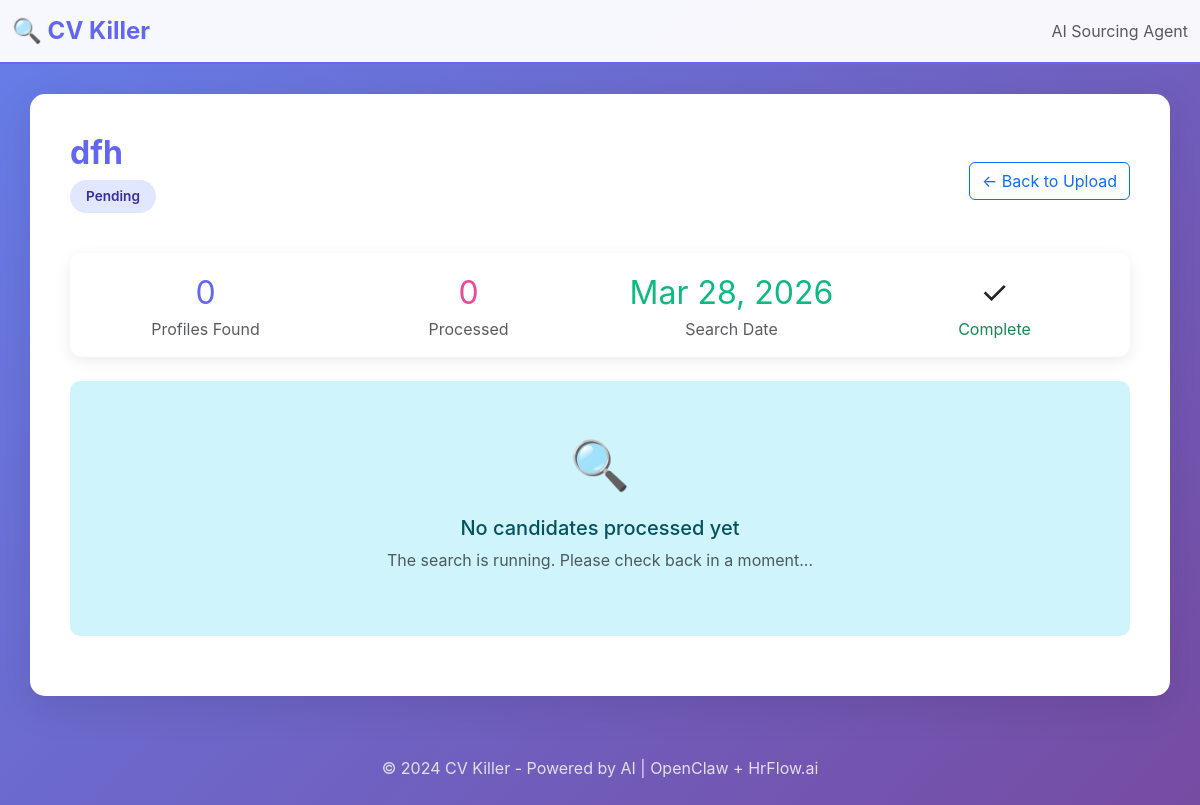
Page /search/2/ on the committed database.
### sourcing/models.py (models this page shows, shortened)
class SearchSession(models.Model):
    STATUS_CHOICES = [
        ('pending', 'Pending'),
        ('running', 'Running'),
        ('completed', 'Completed'),
        ('failed', 'Failed'),
    ]
    job_offer = models.ForeignKey(JobOffer, on_delete=models.CASCADE, related_name='search_sessions')
    status = models.CharField(max_length=20, choices=STATUS_CHOICES, default='pending')
    search_query = models.TextField()  # Extracted or user-provided search query
    openclaw_results_count = models.IntegerField(default=0)
    created_at = models.DateTimeField(auto_now_add=True)
    updated_at = models.DateTimeField(auto_now=True)
    error_message = models.TextField(blank=True, null=True)
    class Meta:
        ordering = ['-created_at']

class JobOffer(models.Model):
    title = models.CharField(max_length=255)
    description = models.TextField()
    file = models.FileField(
        upload_to='job_offers/',
        validators=[FileExtensionValidator(allowed_extensions=['pdf', 'txt', 'docx'])]
    )
    created_at = models.DateTimeField(auto_now_add=True)
    updated_at = models.DateTimeField(auto_now=True)
    class Meta:
        ordering = ['-created_at']
        verbose_name = 'Job Offer'
        verbose_name_plural = 'Job Offers'

### sourcing/views.py (the view)
# urls.py: path('search/<int:search_session_id>/', views.search_results, name='search_results'),
def search_results(request, search_session_id):
    search_session = get_object_or_404(SearchSession, id=search_session_id)
    candidates = (
        CandidateProfile.objects
        .filter(search_session=search_session)
        .select_related('score')
        .order_by('-score__hrflow_score', '-score__match_percentage')
    )
    paginator = Paginator(candidates, 10)
    page_number = request.GET.get('page', 1)
    page_obj = paginator.get_page(page_number)
    context = {
        'search_session': search_session,
        'page_obj': page_obj,
        'candidates': page_obj.object_list,
        'total_candidates': candidates.count(),
    }
    return render(request, 'sourcing/results.html', context)

### templates/sourcing/results.html (shortened to what this page needs)
{% extends 'base.html' %}
{% block content %}
<div class="row">
    <div class="col-lg-12">
        <div class="d-flex justify-content-between align-items-center mb-4">
            <div>
                <h1 class="page-title mb-2">{{ search_session.job_offer.title }}</h1>
                <p class="text-muted">
                    <span class="status-badge status-{{ search_session.status }}">
                        {{ search_session.get_status_display }}
                    </span>
                </p>
            </div>
            <a href="{% url 'index' %}" class="btn btn-outline-primary">← Back to Upload</a>
        </div>
        <div class="card mb-4">
            <div class="card-body">
                <div class="row">
                    <div class="col-md-3">
                        <div class="text-center">
                            <div style="font-size: 2rem; color: var(--primary-color);">{{ search_session.openclaw_results_count }}</div>
                            <div class="text-muted">Profiles Found</div>
                        </div>
                    </div>
                    <div class="col-md-3">
                        <div class="text-center">
                            <div style="font-size: 2rem; color: var(--secondary-color);">{{ candidates|length }}</div>
                            <div class="text-muted">Processed</div>
                        </div>
                    </div>
                    <div class="col-md-3">
                        <div class="text-center">
                            <div style="font-size: 2rem; color: var(--success-color);">{{ search_session.created_at|date:"M d, Y" }}</div>
                            <div class="text-muted">Search Date</div>
                        </div>
                    </div>
                    <div class="col-md-3">
                        <div class="text-center" id="status-indicator">
                            {% if search_session.status == 'running' %}
                            <div class="loading-spinner" style="margin: 0 auto 10px;"></div>
                            <div class="text-muted">Processing...</div>
                            {% elif search_session.status == 'failed' %}
                            <div style="font-size: 2rem;">⚠️</div>
                            <div class="text-danger">Failed</div>
                            {% else %}
                            <div style="font-size: 2rem;">✓</div>
                            <div class="text-success">Complete</div>
                            {% endif %}
                        </div>
                    </div>
                </div>
            </div>
        </div>
        {% if candidates %}
        <div class="card">
            <div class="table-container">
                <table class="table table-hover">
                    <thead>
                        <tr>
                            <th>Rank</th>
                            <th>Candidate Name</th>
                            <th>Source</th>
                            <th>Match Score</th>
                            <th>Match %</th>
                            <th>Your Feedback</th>
                            <th>Actions</th>
                        </tr>
                    </thead>
                    <tbody>
                        {% for candidate in candidates %}
                        <tr>
                            <td>
                                <span class="badge" style="background: linear-gradient(135deg, var(--primary-color), var(--secondary-color)); color: white;">
                                    #{{ forloop.counter }}
                                </span>
                            </td>
                            <td>
                                <strong>{{ candidate.candidate_name }}</strong>
                            </td>
                            <td>
                                <a href="{{ candidate.source_url }}" target="_blank"
                                   class="text-decoration-none">
                                    {{ candidate.source_name }}
                                </a>
                            </td>
                            <td>
                                <div style="font-weight: 700; color: var(--primary-color);">
                                    {{ candidate.score.hrflow_score|floatformat:1 }}/100
                                </div>
                            </td>
                            <td>
                                <div class="progress" style="height: 25px; border-radius: 12px;">
                                    <div class="progress-bar"
                                         style="width: {{ candidate.score.match_percentage }}%; background: linear-gradient(90deg, var(--primary-color), var(--secondary-color));"
                                         role="progressbar">
                                        {{ candidate.score.match_percentage|floatformat:0 }}%
                                    </div>
                                </div>
                            </td>
                            <td>
                                <form method="POST" action="{% url 'update_feedback' candidate.id %}"
                                      class="d-flex gap-1" style="gap: 5px;">
                                    {% csrf_token %}
                                    <select name="feedback" class="form-select form-select-sm"
                                            onchange="this.form.submit()"
                                            style="max-width: 130px;">
                                        <option value="pending" {% if candidate.score.user_feedback == 'pending' %}selected{% endif %}>
                                            Pending
                                        </option>
                                        <option value="relevant" {% if candidate.score.user_feedback == 'relevant' %}selected{% endif %}>
                                            ✓ Relevant
                                        </option>
                                        <option value="maybe" {% if candidate.score.user_feedback == 'maybe' %}selected{% endif %}>
                                            ~ Maybe
                                        </option>
                                        <option value="irrelevant" {% if candidate.score.user_feedback == 'irrelevant' %}selected{% endif %}>
                                            ✗ Irrelevant
                                        </option>
                                    </select>
                                </form>
                            </td>
                            <td>
                                <a href="{% url 'candidate_detail' candidate.id %}"
                                   class="btn btn-sm btn-outline-primary">
                                    View Profile
                                </a>
                            </td>
                        </tr>
                        {% endfor %}
                    </tbody>
                </table>
            </div>
        </div>
        {% if page_obj.has_other_pages %}
        <nav aria-label="Page navigation" class="mt-4">
            <ul class="pagination justify-content-center">
                {% if page_obj.has_previous %}
                <li class="page-item">
                    <a class="page-link" href="?page=1">First</a>
                </li>
                <li class="page-item">
                    <a class="page-link" href="?page={{ page_obj.previous_page_number }}">Previous</a>
                </li>
                {% endif %}
                {% for num in page_obj.paginator.page_range %}
                    {% if page_obj.number == num %}
                    <li class="page-item active"><span class="page-link">{{ num }}</span></li>
                    {% else %}
                    <li class="page-item"><a class="page-link" href="?page={{ num }}">{{ num }}</a></li>
                    {% endif %}
                {% endfor %}
                {% if page_obj.has_next %}
                <li class="page-item">
                    <a class="page-link" href="?page={{ page_obj.next_page_number }}">Next</a>
                </li>
                <li class="page-item">
                    <a class="page-link" href="?page={{ page_obj.paginator.num_pages }}">Last</a>
                </li>
                {% endif %}
            </ul>
        </nav>
        {% endif %}
        {% else %}
        <div class="alert alert-info text-center py-5">
            <div style="font-size: 3rem; margin-bottom: 15px;">🔍</div>
            <h5>No candidates processed yet</h5>
            <p class="text-muted">The search is running. Please check back in a moment...</p>
        </div>
        {% endif %}
    </div>
</div>
{% endblock %}

### templates/base.html (style rules this page uses)
:root { --primary-color: #6366f1; --secondary-color: #ec4899; --success-color: #10b981; --warning-color: #f59e0b; --danger-color: #ef4444; }
body { font-family: -apple-system, BlinkMacSystemFont, 'Segoe UI', 'Roboto', 'Oxygen', 'Ubuntu', 'Cantarell', sans-serif; background: linear-gradient(135deg, #667eea 0%, #764ba2 100%); min-height: 100vh; color: #333; }
.page-title { color: var(--primary-color); font-weight: 700; margin-bottom: 30px; font-size: 2rem; }
.card { border: none; border-radius: 12px; box-shadow: 0 4px 15px rgba(0, 0, 0, 0.08); transition: transform 0.3s ease, box-shadow 0.3s ease; }
.status-badge { display: inline-block; padding: 6px 16px; border-radius: 50px; font-weight: 600; font-size: 0.85rem; }
.status-pending { background: #e0e7ff; color: #3730a3; }
.alert { border-radius: 10px; border: none; margin-bottom: 20px; }

### rows in the picture
SearchSession: job_offer "dfh", status "Pending", openclaw_results_count "0", created_at "Mar 28, 2026"

### other values in the picture
{{ candidates|length }} "0"
